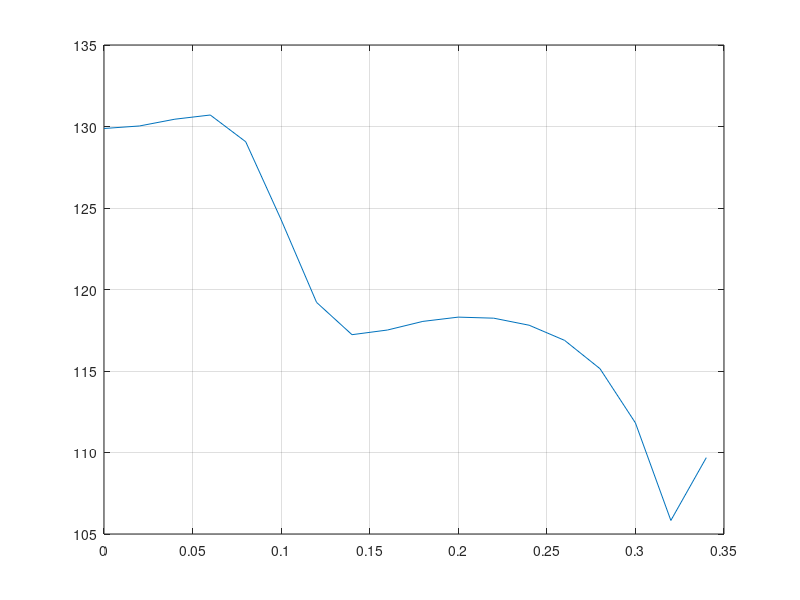

The MATLAB script that drew this image:
clear; clc
ap=1.5;
ar=30;
wp=1; 
wr=1.35;
T=1/10000;

Wp=wp/T; Wr=wr/T;

N=(log10((10^(ar/10)-1)/(10^(ap/10)-1)))/(2*log10(Wr/Wp));
N=ceil(N);

Wc=Wp/(10^(ap/10)-1)^(1/(2*N));

k=0:N-1;%k's para generar las fases de s_k
theta=(pi*(N+1)+k*(2*pi))/(2*N);%fase de Sk en forma fasorial
j=sqrt(-1);

sk=Wc*cos(theta)+j*Wc*sin(theta);%cambiar la forma fosorial a forma de euler
%Construir  Ha(a)
B=Wc^N;%numerador de Ha
A=poly(sk);%denominador de Ha

%Hallamos los polos de Ha
[R,P,K]=residue(B,A);%Residues Poles Kpolinomios
pk=exp(P*T);%polos digitales en base a los polos de Ha
[b,a]=residuez(R,pk,K);%digital en e^jw, usamos pk que son los nuevos polos de Ha

b=real(b);
a=real(a);

w=0:pi/50:0.35*pi;
H=freqz(b,a,w);%en dominio Z
%plot la respuesta en frecuencia Z
Hdb=20*log10(abs(H));
plot(w/pi,Hdb);
grid on;
